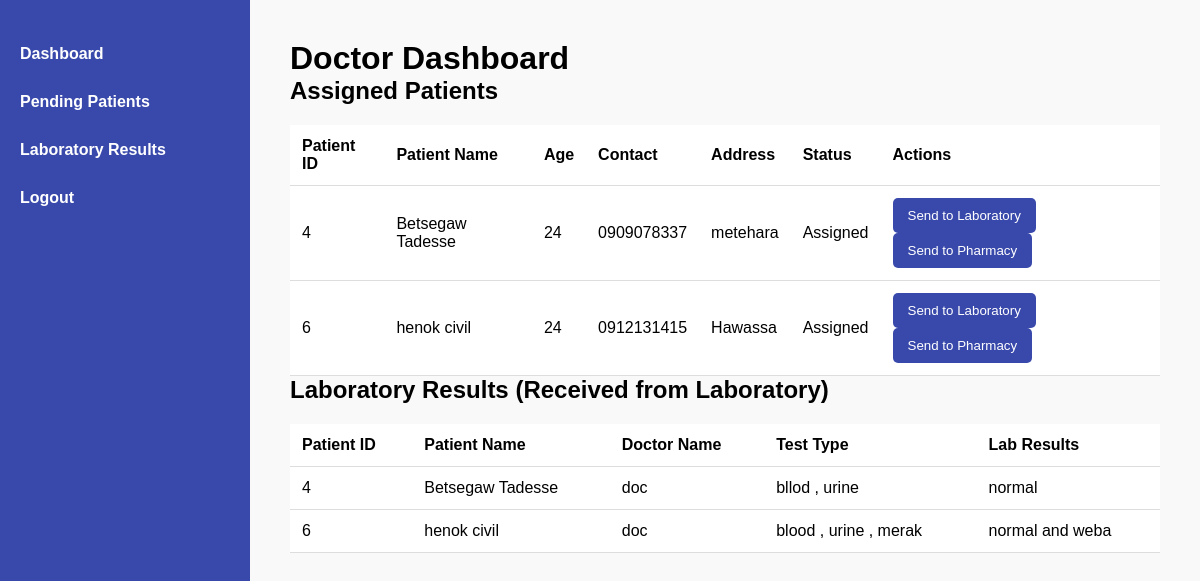
Screenshot of /doctor_dashboard.php (signed in) with the database file from the repository.
### tables this page shows
CREATE TABLE `patient_records` (
  `patient_id` int(11) NOT NULL,
  `patient_name` varchar(255) DEFAULT NULL,
  `age` int(11) DEFAULT NULL,
  `contact` varchar(255) DEFAULT NULL,
  `address` text DEFAULT NULL,
  `home_number` varchar(255) DEFAULT NULL,
  `patient_type` varchar(50) DEFAULT NULL,
  `doctor_assigned` varchar(255) DEFAULT NULL,
  `status` varchar(50) DEFAULT 'Assigned'
);

CREATE TABLE `laboratory_results` (
  `result_id` int(11) NOT NULL,
  `test_id` int(11) NOT NULL,
  `patient_id` int(11) NOT NULL,
  `patient_name` varchar(100) NOT NULL,
  `doctor_name` varchar(100) NOT NULL,
  `test_type` varchar(100) NOT NULL,
  `lab_results` text DEFAULT NULL
);

CREATE TABLE `laboratory_test` (
  `id` int(11) NOT NULL,
  `patient_id` int(11) DEFAULT NULL,
  `user_id` int(11) DEFAULT NULL,
  `patient_name` varchar(255) DEFAULT NULL,
  `doctor_name` varchar(255) DEFAULT NULL,
  `test_type` varchar(255) DEFAULT NULL,
  `status` varchar(50) DEFAULT NULL,
  `created_at` timestamp NOT NULL DEFAULT current_timestamp(),
  `payment_status` enum('Paid','Pending','Unpaid') NOT NULL DEFAULT 'Pending',
  `price` decimal(10,2) DEFAULT NULL
);

### doctor_dashboard.php (the view, shortened to what this page needs)
<?php
$servername = "localhost";
$username = "root";
$password = "";
$dbname = "hms_db";
$conn = new mysqli($servername, $username, $password, $dbname);
$loggedInUsername = $_SESSION['username'];
$sql = "SELECT patient_id, patient_name, age, contact, address, patient_type, status
        FROM patient_records
        WHERE status = 'Assigned'
        AND doctor_assigned = (SELECT full_name FROM users WHERE username = ?)";
$stmt = $conn->prepare($sql);
$stmt->bind_param("s", $loggedInUsername);
$stmt->execute();
$assignedPatients = $stmt->get_result();
$resultSql = "SELECT lr.patient_id, lr.lab_results, lt.patient_name, lt.doctor_name, lt.test_type
              FROM laboratory_results lr
              JOIN laboratory_test lt ON lr.test_id = lt.id
              WHERE lr.patient_id IN (SELECT patient_id FROM patient_records WHERE doctor_assigned = (SELECT full_name FROM users WHERE username = ?))";
$resultStmt = $conn->prepare($resultSql);
$resultStmt->bind_param("s", $loggedInUsername);
$resultStmt->execute();
$laboratoryResults = $resultStmt->get_result();
?>
<!DOCTYPE html>
<html lang="en">
<head>
</head>
<body>
<div class="sidebar">
    <ul>
        <li><a href="#">Dashboard</a></li>
        <li><a href="#">Pending Patients</a></li>
        <li><a href="#">Laboratory Results</a></li>
        <li><a href="#">Logout</a></li>
    </ul>
</div>
<div class="main-content">
    <h1>Doctor Dashboard</h1>
    <h2>Assigned Patients</h2>
    <table>
        <thead>
            <tr>
                <th>Patient ID</th>
                <th>Patient Name</th>
                <th>Age</th>
                <th>Contact</th>
                <th>Address</th>
                <th>Status</th>
                <th>Actions</th>
            </tr>
        </thead>
        <tbody>
            <?php while ($patient = mysqli_fetch_assoc($assignedPatients)) { ?>
                <tr>
                    <td><?php echo $patient['patient_id']; ?></td>
                    <td><?php echo $patient['patient_name']; ?></td>
                    <td><?php echo $patient['age']; ?></td>
                    <td><?php echo $patient['contact']; ?></td>
                    <td><?php echo $patient['address']; ?></td>
                    <td><?php echo $patient['status']; ?></td>
                    <td>
                        <button onclick="openLabTestModal('<?php echo $patient['patient_id']; ?>', '<?php echo $patient['patient_name']; ?>')">Send to Laboratory</button>
                        <button onclick="openMedicationModal('<?php echo $patient['patient_id']; ?>', '<?php echo $patient['patient_name']; ?>')">Send to Pharmacy</button>
                    </td>
                </tr>
            <?php } ?>
        </tbody>
    </table>
    <h2>Laboratory Results (Received from Laboratory)</h2>
    <table>
        <thead>
            <tr>
                <th>Patient ID</th>
                <th>Patient Name</th>
                <th>Doctor Name</th>
                <th>Test Type</th>
                <th>Lab Results</th>
            </tr>
        </thead>
        <tbody>
            <?php while ($resultRow = mysqli_fetch_assoc($laboratoryResults)) { ?>
                <tr>
                    <td><?php echo $resultRow['patient_id']; ?></td>
                    <td><?php echo $resultRow['patient_name']; ?></td>
                    <td><?php echo $resultRow['doctor_name']; ?></td>
                    <td><?php echo $resultRow['test_type']; ?></td>
                    <td><?php echo $resultRow['lab_results']; ?></td>
                </tr>
            <?php } ?>
        </tbody>
    </table>
</div>
</body>
</html>

### doctor_dashboard.php (style rules this page uses)
* { margin: 0; padding: 0; box-sizing: border-box; }
body { font-family: 'Arial', sans-serif; background-color: #f9f9f9; display: flex; height: 100vh; }
.sidebar { width: 250px; background-color: #3949ab; color: white; position: fixed; height: 100%; padding-top: 30px; }
.sidebar ul { list-style: none; }
.sidebar ul li { padding: 15px 20px; }
.sidebar ul li a { text-decoration: none; color: white; font-size: 16px; display: block; font-weight: bold; }
.main-content { margin-left: 250px; padding: 40px; width: calc(100% - 250px); }
table { width: 100%; border-collapse: collapse; margin-top: 20px; background-color: white; }
th, td { padding: 12px; text-align: left; border-bottom: 1px solid #ddd; }
button { padding: 10px 15px; background-color: #3949ab; color: white; border: none; cursor: pointer; border-radius: 5px; }

### rows the page displays
patient_records: patient_id "4", patient_name "Betsegaw Tadesse", age "24", contact "0909078337", address "metehara", status "Assigned"
patient_records: patient_id "6", patient_name "henok civil", age "24", contact "0912131415", address "Hawassa", status "Assigned"
laboratory_results: patient "4", test.patient_name "Betsegaw Tadesse", test.doctor_name "doc", test.test_type "bllod , urine", lab_results "normal"
laboratory_results: patient "6", test.patient_name "henok civil", test.doctor_name "doc", test.test_type "blood , urine , merak", lab_results "normal and weba"
